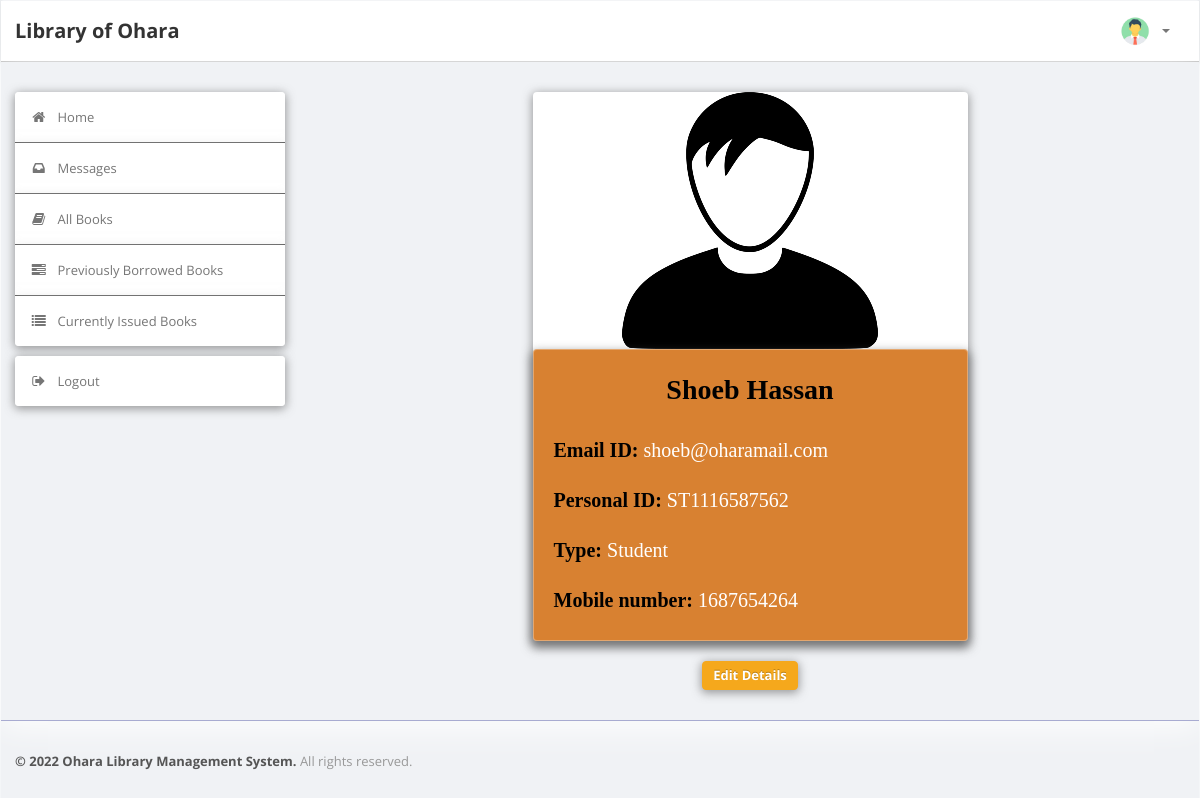
The app's page /LibraryManagementSystem/student/index.php (signed in) with its own data.
### tables this page shows
CREATE TABLE `user` (
  `Personal_ID` varchar(50) NOT NULL,
  `Name` varchar(50) DEFAULT NULL,
  `Gender` varchar(8) DEFAULT NULL,
  `Type` varchar(15) DEFAULT NULL,
  `EmailId` varchar(50) DEFAULT NULL,
  `MobNo` bigint(11) DEFAULT NULL,
  `Password` varchar(50) DEFAULT NULL
);

### LibraryManagementSystem/student/index.php (the view, shortened to what this page needs)
<?php
require('dbconn.php');
?>
<!DOCTYPE html>
<html lang="en">
    <head>
        <link type="text/css" href="bootstrap/css/bootstrap.min.css" rel="stylesheet">
        <link type="text/css" href="bootstrap/css/bootstrap-responsive.min.css" rel="stylesheet">
        <link type="text/css" href="css/theme.css" rel="stylesheet">
        <link type="text/css" href="images/icons/css/font-awesome.css" rel="stylesheet">
    </head>
    <body>
        <div class="navbar navbar-fixed-top">
            <div class="navbar-inner">
                <div class="container">
                        <a class="brand" href="index.php">Library of Ohara </a>
                    <div class="nav-collapse collapse navbar-inverse-collapse">
                        <ul class="nav pull-right">
                            <li class="nav-user dropdown"><a href="#" class="dropdown-toggle" data-toggle="dropdown">
                                <img src="images/user.png" class="nav-avatar" />
                                <b class="caret"></b></a>
                            </li>
                        </ul>
                    </div>
                </div>
            </div>
        </div>
        <div class="wrapper">
            <div class="container">
                <div class="row">
                    <div class="span3">
                        <div class="sidebar">
                            <ul class="widget widget-menu unstyled">
                                <li class="active"><a href="index.php"><i class="menu-icon icon-home"></i>Home
                                </a></li>
                                 <li><a href="message.php"><i class="menu-icon icon-inbox"></i>Messages</a>
                                </li>
                                <li><a href="book.php"><i class="menu-icon icon-book"></i>All Books </a></li>
                                <li><a href="history.php"><i class="menu-icon icon-tasks"></i>Previously Borrowed Books </a></li>
                                <li><a href="current.php"><i class="menu-icon icon-list"></i>Currently Issued Books </a></li>
                            </ul>
                            <ul class="widget widget-menu unstyled">
                                <li><a href="logout.php"><i class="menu-icon icon-signout"></i>Logout </a></li>
                            </ul>
                        </div>
                    </div>
                    <div class="span9">
                    	<center>
                           	<div class="card" style="width: 50%;">
                    			<img class="card-img-top" src="images/profile2.png" alt="Card image cap">
                    			<div class="card-body">
                                <?php
                                $Personal_ID = $_SESSION['Personal_ID'];
                                $sql="select * from LMS.user where Personal_ID='$Personal_ID'";
                                $result=$conn->query($sql);
                                $row=$result->fetch_assoc();
                                $name=$row['Name'];
                                $Type=$row['Type'];
                                $email=$row['EmailId'];
                                $mobno=$row['MobNo'];
                                ?>
                    				<h1 class="card-title"><center><?php echo $name ?></center></h1>
                    				<br>
                    				<p><b>Email ID: </b><?php echo $email ?></p>
                    				<br>
                    				<p><b>Personal ID: </B><?php echo $Personal_ID ?></p>
                    				<br>
                    				<p><b>Type: </b><?php echo $Type ?></p>
                    				<br>
                    				<p><b>Mobile number: </b><?php echo $mobno ?></p>
                    			</div>
                    		</div>
                            <br>
                            <a href="edit_student_details.php" class="btn btn-primary">Edit Details</a>
      					</center>
                    </div>
                </div>
            </div>
        </div>
        <div class="footer">
            <div class="container">
                <b class="copyright">&copy; 2022 Ohara Library Management System. </b>All rights reserved.
            </div>
        </div>
    </body>
</html>

### LibraryManagementSystem/student/css/theme.css (style rules this page uses)
body { font-size: 13px; font-family: 'Open Sans', Arial, sans-serif; background: #f0f2f5; border-radius: 4px; box-shadow: 0 4px 30px rgba(0, 0, 0, 0.1); border: 1px solid rgba(255, 255, 255, 0.3); color: #777 }
h1, h2, h3, h4, h5, h6 { color: rgb(24, 24, 24); margin-top: 0 }
h1 { font-size: 28px }
strong, b { color: #555 }
.wrapper { background: #f0f2f5; border-bottom: 1px solid rgba(0, 8, 125, 0.303); -webkit-box-shadow: 0 1px 2px rgb(255, 255, 255); -moz-box-shadow: 0 1px 2px rgb(255, 255, 255); box-shadow: 0 4px 30px rgb(255, 255, 255); padding: 30px 0; }
.footer { color: #999; padding: 30px 0 60px }
body [class^="icon-"], body [class*=" icon-"] { font-size: 14px; line-height: 20px; height: 20px }
.navbar { position: static !important; margin: 0 !important }
.navbar .navbar-inner { background: #fff; border-bottom: 1px solid #bbb; -webkit-box-shadow: 0 1px 2px rgba(0, 0, 0, 0.15); -moz-box-shadow: 0 1px 2px rgba(0, 0, 0, 0.15); box-shadow: 0 1px 2px rgba(0, 0, 0, 0.15) }
.navbar .brand { color: #333; font-weight: bold; font-size: 20px; margin-right: 20px; padding: 20px }
.navbar .nav > li > a { padding: 20px 15px; font-weight: bold; color: #777 }
.nav-user > a { height: 20px }
.nav-avatar { width: 34px; height: 34px; margin: -7px 5px 0 0; -webkit-border-radius: 50%; -moz-border-radius: 50%; border-radius: 50% }
.btn, .btn-box { -webkit-border-radius: 3px; -moz-border-radius: 3px; border-radius: 3px }
.btn { font-size: 13px; font-weight: 600 }
.btn { display: inline-block; margin-bottom: 0; font-weight: 700; text-align: center; vertical-align: middle; cursor: pointer; background-image: none; border: 1px solid transparent; white-space: nowrap; padding: 4px 10px; font-size: 13px; line-height: 1.42857; border-radius: 4px; -moz-box-shadow: 0 2px 2px 2px rgba(0, 0, 0, 0.596); -webkit-box-shadow: 0 2px 2px 2px rgba(0, 0, 0, 0.596); box-shadow: 0px 2px 10px 1px rgba(71, 71, 71, 0.52); -webkit-user-select: none; -moz-user-select: none; -ms-user-select: none; user-select: none }
.btn-primary { color: #fff; background-color: #f5a81c; border-color: #f5a81c }
.widget-menu { background: #fff; -webkit-border-radius: 3px; -moz-border-radius: 3px; border-radius: 4px; -moz-box-shadow: 0 5px 5px 5px rgba(0, 0, 0, 0.596); -webkit-box-shadow: 0 5px 5px 5px rgba(0, 0, 0, 0.596); box-shadow: 0px 2px 10px 1px rgba(71, 71, 71, 0.52); border: 0px solid rgba(148, 148, 148, 0.3); overflow: hidden }
.widget-menu a { color: #555; display: block; line-height: 20px; padding: 15px; text-decoration: none !important }
.widget-menu .menu-icon { margin-right: 10px; color: #767676; -webkit-transition: all .2s ease-in-out; -moz-transition: all .2s ease-in-out; transition: all .2s ease-in-out; }
.widget-menu > li + li { border-top: 1px solid #555 }
.widget-menu > li > a { background-color: #ffffff; color: #767676; box-shadow: 0px 2px 10px 1px rgba(219, 219, 219, 0.548); -webkit-transition: all .2s ease-in-out; -moz-transition: all .2s ease-in-out; transition: all .2s ease-in-out; }
.card { border: 2px; font-family: "Times New Roman", Times, serif; background: rgb(255, 255, 255); border-radius: 4px; -moz-box-shadow: 0 10px 10px 10px rgba(0, 0, 0, 0.596); -webkit-box-shadow: 0 10px 10px 10px rgba(0, 0, 0, 0.596); box-shadow: 0px 2px 10px 1px rgba(71, 71, 71, 0.52); border: 0px solid rgba(255, 255, 255, 0.3) }
.card-body { padding: 20px; background: #d88131; border-radius: 4px; box-shadow: 0px 5px 10px 3px rgba(71, 71, 71, 0.52); backdrop-filter: blur(0px); -webkit-backdrop-filter: blur(0px); border: 1px solid rgba(255, 255, 255, 0.3); text-align: left; color: rgb(255, 255, 255); }
.card-body p { font-size: 20px; }
.card-body h1 { color: rgb(0, 0, 0); }
.card-body b { color: rgb(0, 0, 0); }

### records on screen
user: Name "Shoeb Hassan", EmailId "shoeb@oharamail.com", Type "Student", MobNo "1687654264"

### other values on screen
$Personal_ID "ST1116587562"
